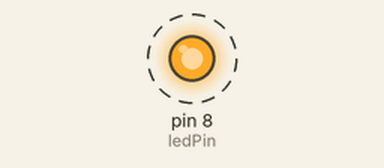
Recording of a sketch running on a simulated Arduino Uno, built with avr-gcc and run on an emulated ATmega328P. Shown: output pins drawn as LEDs (lit = HIGH). Dashed ring = blinking.

Above: at 0.2 s.
Timing chart, 0 to 3.0 s (numbered marks = the images above):
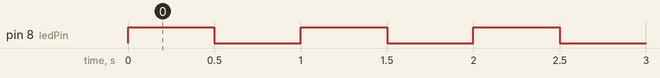

The sketch:

LEDBlinkWithVariables.ino
```cpp
int ledPin = 8;       //Use pin 8 for the LED
int delayTime = 500;  //Set the delay time to be 500 milliseconds

void setup()
{
  /*We set pin 8 as an output again, but this time we use the variable we made
    above rather than using the pin number */
  pinMode(ledPin, OUTPUT);
}

void loop()
{
  digitalWrite(ledPin, HIGH);   //Set pin 8 to High, this time using our variable
  delay(delayTime);             //Delay for 500 milliseconds, using our variable
  digitalWrite(ledPin, LOW);    //Set pin 8 to Low, again using our variable
  delay(delayTime);             //Delay for 500 milliseconds, again using our variable
}
```

Measured:
- by itself, pin 8 (ledPin): alternates HIGH for 0.50 s and LOW for 0.50 s
